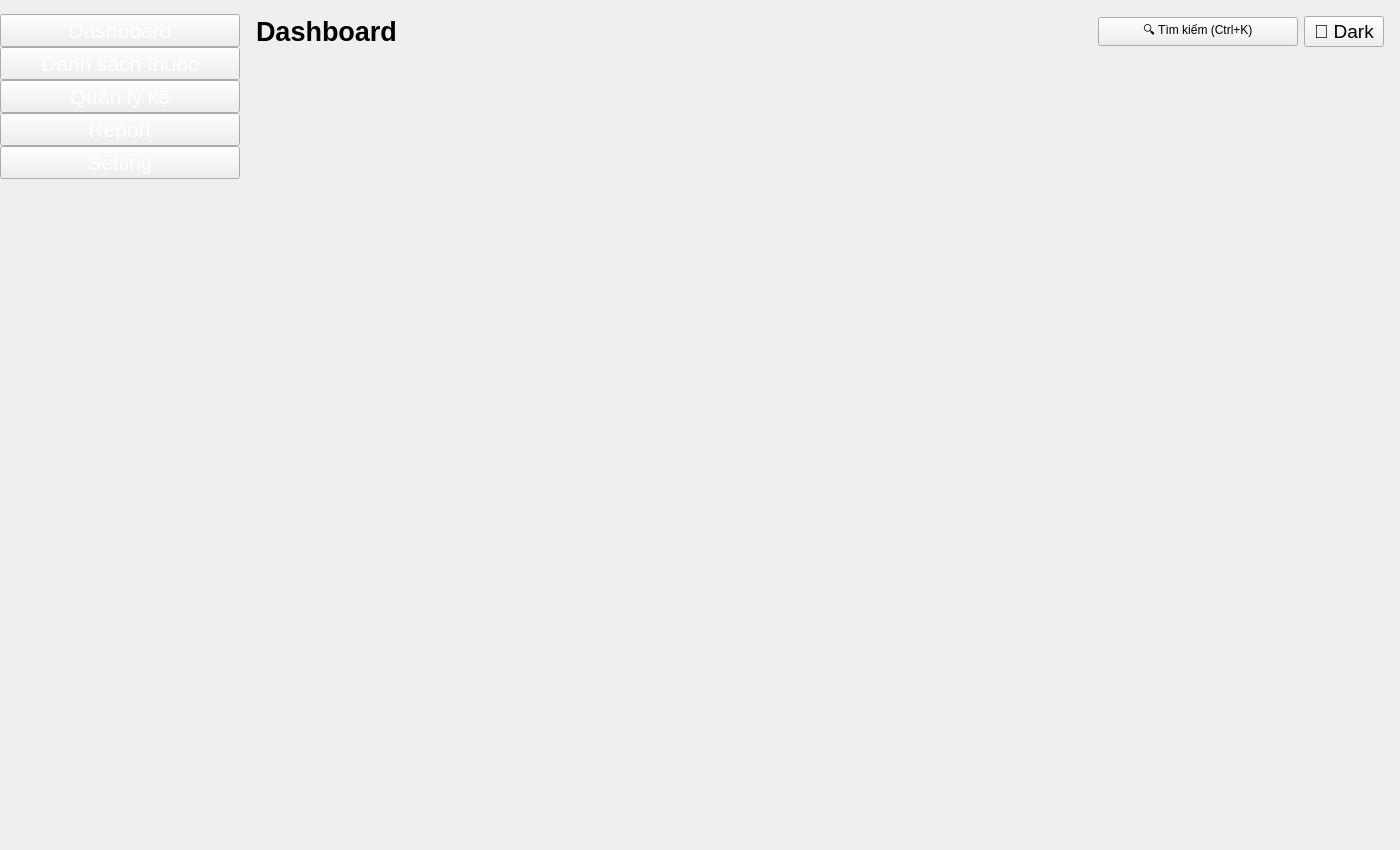
<?xml version="1.0" encoding="UTF-8"?>
<ui version="4.0">
 <class>MainWindow</class>
 <widget class="QMainWindow" name="MainWindow">
  <property name="geometry">
   <rect><x>0</x><y>0</y><width>1400</width><height>850</height></rect>
  </property>
  <property name="minimumSize">
   <size><width>1280</width><height>720</height></size>
  </property>
  <property name="windowTitle">
   <string>KTLT_Nhom3_QuanLyKhoThuoc</string>
  </property>
  <widget class="QWidget" name="centralwidget">
   <layout class="QHBoxLayout" name="main_layout">
    <property name="spacing"><number>0</number></property>
    <property name="leftMargin"><number>0</number></property>
    <property name="topMargin"><number>0</number></property>
    <property name="rightMargin"><number>0</number></property>
    <property name="bottomMargin"><number>0</number></property>

    <!-- ══════════════════════════════════════ -->
    <!-- ██  SIDEBAR                           -->
    <!-- ══════════════════════════════════════ -->
    <item>
     <widget class="QWidget" name="sidebar_container" native="true">
      <property name="minimumSize">
       <size><width>240</width><height>0</height></size>
      </property>
      <property name="maximumSize">
       <size><width>240</width><height>16777215</height></size>
      </property>
      <layout class="QVBoxLayout" name="sidebar_layout">
       <property name="spacing"><number>0</number></property>
       <property name="leftMargin"><number>0</number></property>
       <property name="topMargin"><number>0</number></property>
       <property name="rightMargin"><number>0</number></property>
       <property name="bottomMargin"><number>0</number></property>

       <!-- Logo -->
       <item>
        <widget class="QLabel" name="logo_label">
         <property name="styleSheet">
          <string notr="true">background-color: transparent;</string>
         </property>
         <property name="text">
          <string/>
         </property>
         <property name="alignment">
          <set>Qt::AlignCenter</set>
         </property>
        </widget>
       </item>

       <!-- Nav: Dashboard -->
       <item>
        <widget class="QPushButton" name="btn_nav_dashboard">
         <property name="sizePolicy">
          <sizepolicy hsizetype="Preferred" vsizetype="Preferred">
           <horstretch>0</horstretch>
           <verstretch>0</verstretch>
          </sizepolicy>
         </property>
         <property name="font">
          <font><pointsize>16</pointsize></font>
         </property>
         <property name="styleSheet">
          <string notr="true">color: rgb(255, 255, 255);</string>
         </property>
         <property name="text">
          <string>Dashboard</string>
         </property>
        </widget>
       </item>

       <!-- Nav: Danh sách thuốc -->
       <item>
        <widget class="QPushButton" name="btn_nav_inventory">
         <property name="sizePolicy">
          <sizepolicy hsizetype="Preferred" vsizetype="Preferred">
           <horstretch>0</horstretch>
           <verstretch>0</verstretch>
          </sizepolicy>
         </property>
         <property name="font">
          <font><pointsize>16</pointsize></font>
         </property>
         <property name="styleSheet">
          <string notr="true">color: rgb(255, 255, 255);</string>
         </property>
         <property name="text">
          <string>Danh sách thuốc</string>
         </property>
        </widget>
       </item>

       <!-- Nav: Quản lý kệ -->
       <item>
        <widget class="QPushButton" name="btn_nav_shelf">
         <property name="sizePolicy">
          <sizepolicy hsizetype="Preferred" vsizetype="Preferred">
           <horstretch>0</horstretch>
           <verstretch>0</verstretch>
          </sizepolicy>
         </property>
         <property name="font">
          <font><pointsize>16</pointsize></font>
         </property>
         <property name="styleSheet">
          <string notr="true">color: rgb(255, 255, 255);</string>
         </property>
         <property name="text">
          <string>Quản lý kệ</string>
         </property>
        </widget>
       </item>

       <!-- Nav: Report -->
       <item>
        <widget class="QPushButton" name="btn_nav_report">
         <property name="sizePolicy">
          <sizepolicy hsizetype="Preferred" vsizetype="Preferred">
           <horstretch>0</horstretch>
           <verstretch>0</verstretch>
          </sizepolicy>
         </property>
         <property name="font">
          <font><pointsize>16</pointsize></font>
         </property>
         <property name="styleSheet">
          <string notr="true">color: rgb(255, 255, 255);</string>
         </property>
         <property name="text">
          <string>Report</string>
         </property>
        </widget>
       </item>

       <!-- Nav: Setting -->
       <item>
        <widget class="QPushButton" name="btn_nav_setting">
         <property name="sizePolicy">
          <sizepolicy hsizetype="Preferred" vsizetype="Preferred">
           <horstretch>0</horstretch>
           <verstretch>0</verstretch>
          </sizepolicy>
         </property>
         <property name="font">
          <font><pointsize>16</pointsize></font>
         </property>
         <property name="styleSheet">
          <string notr="true">color: rgb(255, 255, 255);</string>
         </property>
         <property name="text">
          <string>Setting</string>
         </property>
        </widget>
       </item>

       <!-- Spacer (stretch) -->
       <item>
        <spacer name="sidebar_spacer">
         <property name="orientation">
          <enum>Qt::Vertical</enum>
         </property>
         <property name="sizeHint" stdset="0">
          <size><width>20</width><height>40</height></size>
         </property>
        </spacer>
       </item>

      </layout>
     </widget>
    </item>

    <!-- ══════════════════════════════════════ -->
    <!-- ██  MAIN CONTENT CONTAINER            -->
    <!-- ══════════════════════════════════════ -->
    <item>
     <widget class="QWidget" name="main_container" native="true">
      <layout class="QVBoxLayout" name="content_layout">
       <property name="leftMargin"><number>8</number></property>
       <property name="topMargin"><number>8</number></property>
       <property name="rightMargin"><number>8</number></property>
       <property name="bottomMargin"><number>8</number></property>

       <!-- ── Header ── -->
       <item>
        <widget class="QWidget" name="header_container" native="true">
         <property name="maximumSize">
          <size><width>16777215</width><height>50</height></size>
         </property>
         <layout class="QHBoxLayout" name="header_layout">
          <property name="leftMargin"><number>8</number></property>
          <property name="topMargin"><number>8</number></property>
          <property name="rightMargin"><number>8</number></property>
          <property name="bottomMargin"><number>8</number></property>

          <!-- Page Title -->
          <item>
           <widget class="QLabel" name="page_title">
            <property name="font">
             <font>
              <pointsize>20</pointsize>
              <bold>true</bold>
             </font>
            </property>
            <property name="text">
             <string>Dashboard</string>
            </property>
           </widget>
          </item>

          <!-- Header Spacer -->
          <item>
           <spacer name="header_spacer">
            <property name="orientation">
             <enum>Qt::Horizontal</enum>
            </property>
            <property name="sizeHint" stdset="0">
             <size><width>40</width><height>20</height></size>
            </property>
           </spacer>
          </item>

          <!-- Search Button -->
          <item>
           <widget class="QPushButton" name="btn_search">
            <property name="minimumSize">
             <size><width>200</width><height>0</height></size>
            </property>
            <property name="maximumSize">
             <size><width>200</width><height>16777215</height></size>
            </property>
            <property name="text">
             <string>🔍 Tìm kiếm (Ctrl+K)</string>
            </property>
           </widget>
          </item>

          <!-- Theme Toggle Button -->
          <item>
           <widget class="QPushButton" name="btn_toggle_theme">
            <property name="font">
             <font><pointsize>14</pointsize></font>
            </property>
            <property name="text">
             <string>🌙 Dark</string>
            </property>
           </widget>
          </item>

         </layout>
        </widget>
       </item>

       <!-- ── Stacked Widget (Pages) ── -->
       <item>
        <widget class="QStackedWidget" name="stacked_main_content">

         <!-- Page: Inventory Wrapper -->
         <widget class="QWidget" name="page_inventory">
          <layout class="QVBoxLayout" name="inv_layout">
           <property name="leftMargin"><number>8</number></property>
           <property name="topMargin"><number>8</number></property>
           <property name="rightMargin"><number>8</number></property>
           <property name="bottomMargin"><number>8</number></property>
          </layout>
         </widget>

         <!-- Page: Shelf Wrapper -->
         <widget class="QWidget" name="page_shelf">
          <layout class="QVBoxLayout" name="shelf_layout">
           <property name="leftMargin"><number>8</number></property>
           <property name="topMargin"><number>8</number></property>
           <property name="rightMargin"><number>8</number></property>
           <property name="bottomMargin"><number>8</number></property>
          </layout>
         </widget>

        </widget>
       </item>

      </layout>
     </widget>
    </item>

   </layout>
  </widget>
 </widget>
 <resources/>
 <connections/>
</ui>
